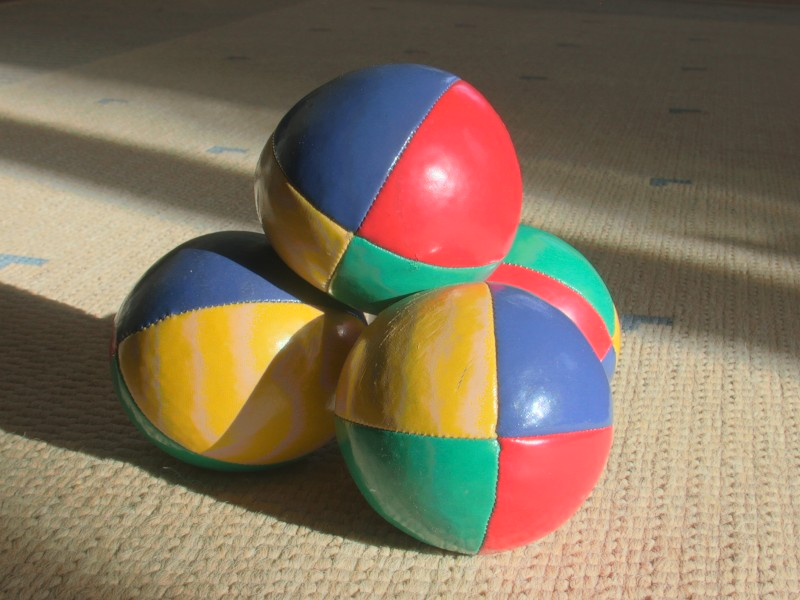
#> input picture unit_tests/unit_test_images/image1.jpg, 800 x 600 px
$ python -i HSV.py   (imports and definitions only)
#> lines starting #> are read from the running program, lines starting #| are printed output that depends on the picture; after the words box and inside, x2 and y2 are one past the last pixel; in counts of white or black regions, pixels touching at a corner belong together
from sklearn.decomposition import PCA
import cv2
from tqdm import tqdm
import numpy as np
import logging
from scripts import save_load

def HS_color_profile(image):

    image = cv2.imread(image)
#> image is the input picture: shape (600, 800, 3); mean B, G, R 93.5, 114.7, 130.9

    # convert it to HS
    img_hsv = cv2.cvtColor(image, cv2.COLOR_BGR2HSV)
#> img_hsv: shape (600, 800, 3); mean H, S, V 37.6, 95.4, 141

    # calculate the histogram and normalize it
    hist_img = cv2.calcHist([img_hsv], [0,1], None, [360,256], [0,360,0,256])
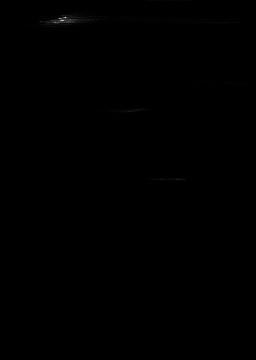
#> hist_img: shape (360, 256) float32; min 0, max 6164, mean 5.2; drawn with min black and max white
    cv2.normalize(hist_img, hist_img, alpha=0, beta=1, norm_type=cv2.NORM_MINMAX)
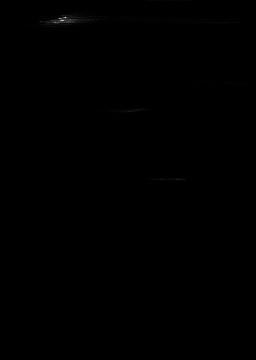
#> hist_img: shape (360, 256) float32; 15.36% of pixels changed, all inside (x1, y1, x2, y2) = (0, 0, 256, 180)

    return hist_img

# [78 lines left out: functions V_color_profile, pca_reduction, create_color_vec, not called in this run]

# [9 lines not run here, left out]

>>> result = HS_color_profile('../unit_tests/unit_test_images/image1.jpg')
